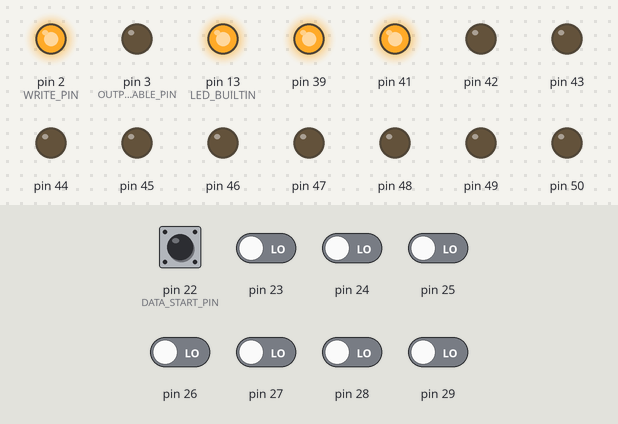
Bench run of a sketch on a simulated Arduino Mega 2560, built with avr-gcc and run on an emulated ATmega2560. Parts: output pins drawn as LEDs (lit = HIGH). The inputs (shaded band) are chosen by the test bench; at power-on: pin 22 (DATA_START_PIN), pin 23–29 LOW. Pins used as bus, display or sensor lines are not drawn; what the sketch prints to the serial monitor is not drawn.

Above: at 0.9 s.
At 1.9 s:
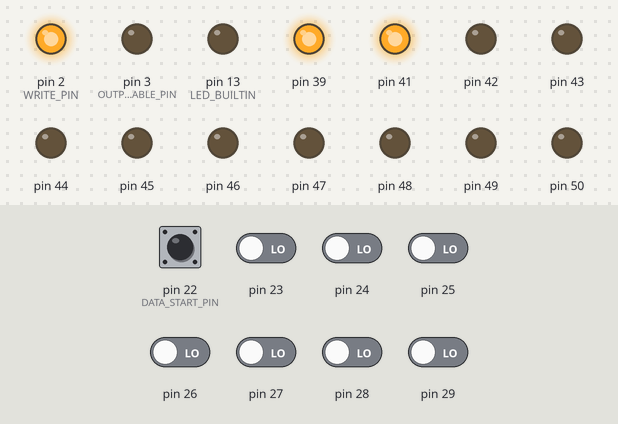
Timing chart, 0 to 3.4 s (numbered marks = the images above):
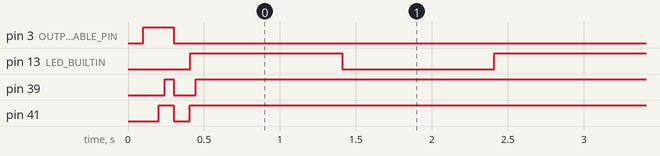

Measured:
- by itself, pin 13 (LED_BUILTIN): alternates HIGH for 1.0 s and LOW for 1.0 s
- by itself, pin 39: HIGH → LOW at 0.30 s, → HIGH 0.14 s later

The sketch:

eeprom-programmer.ino
```cpp
#define DATA_START_PIN 22
#define DATA_NUM_PINS 8
#define ADDR_START_PIN 38
#define ADDR_NUM_PINS 15

#define WRITE_PIN 2
#define OUTPUT_ENABLE_PIN 3

static uint8_t eeprom_write_data[] = {0, 1, 2, 3, 4, 5, 6, 7, 8, 9, 10};
static int eeprom_data_len = sizeof(eeprom_write_data) / sizeof(eeprom_write_data[0]);


////////////////////////////
// pin parallel interface //
////////////////////////////

void write_val_pins(int val, int start_pin, int num_pins){
    int bit = 0;
    for (int i = 0; i < num_pins; i++){
        bit = (val & 1<<i)!=0;
        digitalWrite( start_pin + i, bit );
    }
}

uint8_t read_byte_pins(int start_pin){
    uint8_t val = 0;

    for (int i = 0; i < 8; i++){
        val |= ( digitalRead( start_pin + i ) << i );
    }
    return val;
}


//////////////////
// eeprom setup //
//////////////////

void setup_eeprom_writer(){
    delay(100);
    for (int i = 0; i < ADDR_NUM_PINS; i++){
        digitalWrite(ADDR_START_PIN + i, LOW);
        pinMode(ADDR_START_PIN + i, OUTPUT);
    }

    for (int i = 0; i < DATA_NUM_PINS; i++){
        digitalWrite(DATA_START_PIN + i, LOW);
        pinMode(DATA_START_PIN + i, OUTPUT);
    }

    pinMode(WRITE_PIN, OUTPUT);
    digitalWrite(WRITE_PIN, HIGH); // active low

    pinMode(OUTPUT_ENABLE_PIN, OUTPUT);
    digitalWrite(OUTPUT_ENABLE_PIN, HIGH); // active low

    delay(100);
}

void setup_eeprom_reader(){
    delay(100);
    for (int i = 0; i < ADDR_NUM_PINS; i++){
        digitalWrite(ADDR_START_PIN + i, LOW);
        pinMode(ADDR_START_PIN + i, OUTPUT);
    }

    for (int i = 0; i < DATA_NUM_PINS; i++){
        digitalWrite(DATA_START_PIN + i, LOW);
        pinMode(DATA_START_PIN + i, INPUT);
    }

    digitalWrite(WRITE_PIN, HIGH); // active low
    pinMode(WRITE_PIN, OUTPUT);

    digitalWrite(OUTPUT_ENABLE_PIN, LOW); // active low
    pinMode(OUTPUT_ENABLE_PIN, OUTPUT);
    delay(100);
}


////////////////////
// eeprom byte rw //
////////////////////

uint8_t eeprom_read_byte(int address){
    //delay(10);
    write_val_pins(address, ADDR_START_PIN, ADDR_NUM_PINS);
    uint8_t x = read_byte_pins(DATA_START_PIN);
    return x;
}

void eeprom_write_byte(int address, uint8_t byte){
    //delay(10);
    write_val_pins(address, ADDR_START_PIN, ADDR_NUM_PINS);
    write_val_pins(byte, DATA_START_PIN, DATA_NUM_PINS);
    digitalWrite(WRITE_PIN, LOW);
    digitalWrite(WRITE_PIN, HIGH);
}


///////////////////////
// eeprom block read //
///////////////////////

void eeprom_dump_to_buff(uint8_t *buff, int read_len, int offset){
    Serial.print("reading... \n");
    for (int i = 0; i < read_len; i++){
        buff[i] = eeprom_read_byte(i+offset);
    }
}

void eeprom_dump_to_serial(int read_len, int offset){
    char buff[5];
    for(int i = 0; i < read_len; i++){
        if (i%(2*16) == 0){
            Serial.print("\n");
            sprintf(buff, "%04x", i+offset);
            Serial.print(buff);
            Serial.print(":");
        }
        else if (i%16 == 0){
            Serial.print(" ");
        }

        Serial.print(" ");

        sprintf(buff, "%02x", eeprom_read_byte(i+offset));
        Serial.print(buff);
    }
    Serial.print("\n");
}


////////////////////////
// eeprom block write //
////////////////////////

void eeprom_write(uint8_t *data, int data_len){
    Serial.print("writing...\n");
    for (int i = 0; i < data_len; i++){
        eeprom_write_byte(i, eeprom_write_data[i]);
    }
}
int eeprom_verify_write(uint8_t *written_data, int data_len){
    Serial.print("verifying write...\n");
    setup_eeprom_reader();

    for(int i = 0; i < data_len; i++){
        if(written_data[i] != eeprom_read_byte(i)){
            return 1;
        }
    }
    return 0;
}


static int write_err = 0;

void setup() {
    Serial.begin(9600);

    pinMode(LED_BUILTIN, OUTPUT);
    digitalWrite(LED_BUILTIN, LOW);

    setup_eeprom_writer();
    eeprom_write(eeprom_write_data, eeprom_data_len);
    write_err = eeprom_verify_write(eeprom_write_data, eeprom_data_len);

    if(write_err){
        Serial.print("write error! \ndumping written:\n");
        eeprom_dump_to_serial(eeprom_data_len, 0);
        return;
    }
    Serial.print("write successful!\n");

    eeprom_dump_to_serial(255, 0);
    digitalWrite(LED_BUILTIN, HIGH);
}

void loop() {
    if(write_err){
        digitalWrite(LED_BUILTIN, HIGH);
        delay(1000);
        digitalWrite(LED_BUILTIN, LOW);
    }
    delay(1000);
}
```
